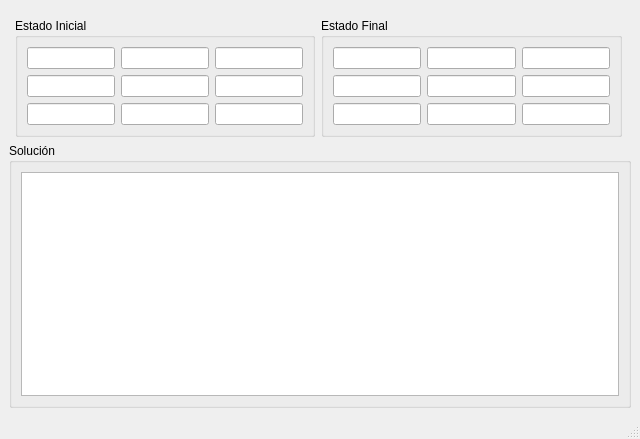
<?xml version="1.0" encoding="UTF-8"?>
<ui version="4.0">
 <class>MainWindow</class>
 <widget class="QMainWindow" name="MainWindow">
  <property name="geometry">
   <rect>
    <x>0</x>
    <y>0</y>
    <width>640</width>
    <height>439</height>
   </rect>
  </property>
  <property name="windowTitle">
   <string>Puzzle 8</string>
  </property>
  <widget class="QWidget" name="centralwidget">
   <layout class="QVBoxLayout" name="verticalLayout">
    <item>
     <widget class="QFrame" name="frame_2">
      <property name="frameShape">
       <enum>QFrame::NoFrame</enum>
      </property>
      <property name="frameShadow">
       <enum>QFrame::Raised</enum>
      </property>
      <layout class="QVBoxLayout" name="verticalLayout_2">
       <property name="spacing">
        <number>10</number>
       </property>
       <property name="leftMargin">
        <number>6</number>
       </property>
       <property name="bottomMargin">
        <number>0</number>
       </property>
       <item>
        <widget class="QFrame" name="frame">
         <property name="frameShape">
          <enum>QFrame::NoFrame</enum>
         </property>
         <property name="frameShadow">
          <enum>QFrame::Raised</enum>
         </property>
         <layout class="QHBoxLayout" name="horizontalLayout">
          <property name="leftMargin">
           <number>0</number>
          </property>
          <property name="topMargin">
           <number>0</number>
          </property>
          <property name="rightMargin">
           <number>0</number>
          </property>
          <property name="bottomMargin">
           <number>0</number>
          </property>
          <item>
           <widget class="QGroupBox" name="groupBox">
            <property name="title">
             <string>Estado Inicial</string>
            </property>
            <layout class="QGridLayout" name="gridLayout">
             <item row="0" column="1">
              <widget class="QLineEdit" name="txt_2"/>
             </item>
             <item row="1" column="2">
              <widget class="QLineEdit" name="txt_6"/>
             </item>
             <item row="0" column="0">
              <widget class="QLineEdit" name="txt_1"/>
             </item>
             <item row="1" column="0">
              <widget class="QLineEdit" name="txt_4"/>
             </item>
             <item row="1" column="1">
              <widget class="QLineEdit" name="txt_5"/>
             </item>
             <item row="0" column="2">
              <widget class="QLineEdit" name="txt_3"/>
             </item>
             <item row="2" column="0">
              <widget class="QLineEdit" name="txt_7"/>
             </item>
             <item row="2" column="1">
              <widget class="QLineEdit" name="txt_8"/>
             </item>
             <item row="2" column="2">
              <widget class="QLineEdit" name="txt_9"/>
             </item>
            </layout>
           </widget>
          </item>
          <item>
           <widget class="QGroupBox" name="groupBox_2">
            <property name="title">
             <string>Estado Final</string>
            </property>
            <layout class="QGridLayout" name="gridLayout_2">
             <item row="0" column="1">
              <widget class="QLineEdit" name="final_2"/>
             </item>
             <item row="1" column="2">
              <widget class="QLineEdit" name="final_6"/>
             </item>
             <item row="0" column="2">
              <widget class="QLineEdit" name="final_3"/>
             </item>
             <item row="0" column="0">
              <widget class="QLineEdit" name="final_1"/>
             </item>
             <item row="1" column="1">
              <widget class="QLineEdit" name="final_5"/>
             </item>
             <item row="1" column="0">
              <widget class="QLineEdit" name="final_4"/>
             </item>
             <item row="2" column="0">
              <widget class="QLineEdit" name="final_7"/>
             </item>
             <item row="2" column="1">
              <widget class="QLineEdit" name="final_8"/>
             </item>
             <item row="2" column="2">
              <widget class="QLineEdit" name="final_9"/>
             </item>
            </layout>
           </widget>
          </item>
         </layout>
        </widget>
       </item>
      </layout>
     </widget>
    </item>
    <item>
     <widget class="QGroupBox" name="groupBox_3">
      <property name="title">
       <string>Solución </string>
      </property>
      <layout class="QVBoxLayout" name="verticalLayout_3">
       <item>
        <widget class="QTextEdit" name="textEdit"/>
       </item>
      </layout>
     </widget>
    </item>
   </layout>
  </widget>
  <widget class="QStatusBar" name="statusbar"/>
 </widget>
 <resources/>
 <connections/>
</ui>
